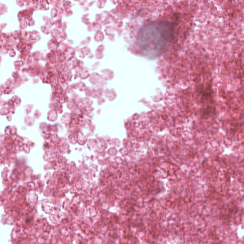
%> input picture module2/Necrosis_crop_14.png, 244 x 244 px
$ octave --eval "result = extract_morphoFeatures(imread('module2/Necrosis_crop_14.png'));"   (GNU Octave 9; MATLAB toolbox functions it lacks are replaced by stand-ins)
%> lines starting %> are read from the running program, lines starting %| are printed output that depends on the picture
function morphoFeatures = extract_morphoFeatures(img)
se = offsetstrel('ball',3, 3);
erodedImg = imerode(img, se);
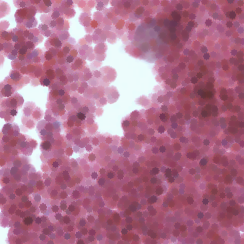
%> erodedImg: size 244x244x3 uint8; mean R, G, B 174.5, 111.6, 139.6
[centers,radii] = imfindcircles(erodedImg,[5 15],'ObjectPolarity','dark', ...
    'Sensitivity',0.85);
%> centers = 16 rows, first 12: [108.7 75.32; 111.1 95.29; 48.5 146; 131.1 125; 88.31 19.56; 11.1 131.6; 26.11 18.3; 3.42 9.42; 8.41 90.64; 144 103.1; 68.15 10.86; 32.63 116]; radii = [7.96; 8.74; 5.78; 9.65; 8.11; 9.27; 9.73; 7.1; 5.92; 6.06; 7.69; 10.8; 9.37; 8.6; 13.69; 12.16]
level = graythresh(erodedImg);
%> level = 0.576
BW = imbinarize(erodedImg, level);
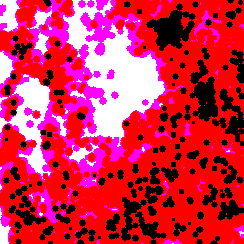
%> BW: size 244x244x3 logical; mean R, G, B 0.827, 0.162, 0.312
s = regionprops(BW, 'Centroid');
%> s = 107 regions; first 5, Centroid: [103.8 108.6 1.6], [26 217 1], [149 229 1], [173 177 1], [179 11 1]
morphoFeatures = [length(centers), length(s)];
%> morphoFeatures = [16 107]
end

$ run again, on module2/Necrosis_crop_15.png
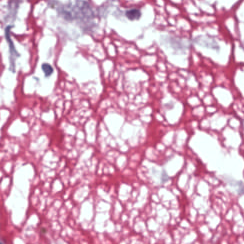
%> input picture module2/Necrosis_crop_15.png, 244 x 244 px
%> in extract_morphoFeatures, `erodedImg = imerode(img, se);`:
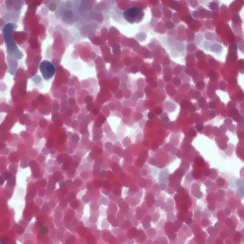
%> erodedImg: size 244x244x3 uint8; mean R, G, B 180.5, 113.8, 151.6
%> centers = [134.4 14.23; 47.24 70.97; 162.1 24.46; 168.7 105.3; 5.94 214.9; 162.9 157.2; 107.3 38.57; 228.1 31.92; 217.7 136.7; 148.7 55.39]; radii = [10.17; 8.71; 10.33; 8.66; 9.19; 10.17; 13.35; 12.91; 8.21; 12.43]
%> level = 0.565
%> in extract_morphoFeatures, `BW = imbinarize(erodedImg, level);`:
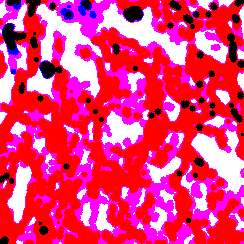
%> BW: size 244x244x3 logical; mean R, G, B 0.941, 0.226, 0.475
%> s = 34 regions; first 5, Centroid: [123 120.8 1.7], [33 2 1], [244 96 1], [1 175 3], [4 39 3]
%> morphoFeatures = [10 34]

$ run again, on module2/Necrosis_crop_20.png
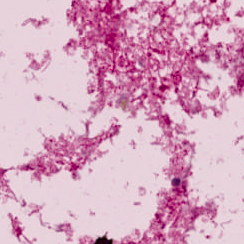
%> input picture module2/Necrosis_crop_20.png, 244 x 244 px
%> in extract_morphoFeatures, `erodedImg = imerode(img, se);`:
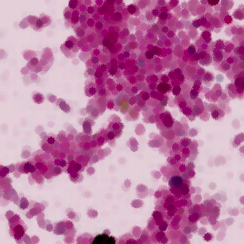
%> erodedImg: size 244x244x3 uint8; mean R, G, B 191.3, 124, 165.4
%> centers = 33 rows, first 12: [38.84 98.84; 76.87 175.6; 24 204.4; 208.3 236.8; 207.1 77.84; 217 113.3; 140.3 130.3; 165.7 121.5; 205.1 57.98; 132.8 10.73; 114.4 127.6; 240.5 14.76]; radii = 33 values, max 14.88 at index 11, min 5.43 at index 17, mean 7.94
%> level = 0.549
%> in extract_morphoFeatures, `BW = imbinarize(erodedImg, level);`:
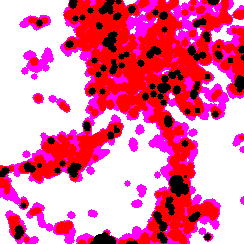
%> BW: size 244x244x3 logical; mean R, G, B 0.924, 0.472, 0.64
%> s = 54 regions; first 5, Centroid: [114.7 130.5 1.9], [116 1 1], [66.7 159.9 3], [70 149 3], [75 157 3]
%> morphoFeatures = [33 54]

$ run again, on module2/Necrosis_crop_25.png
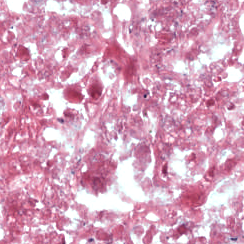
%> input picture module2/Necrosis_crop_25.png, 244 x 244 px
%> in extract_morphoFeatures, `erodedImg = imerode(img, se);`:
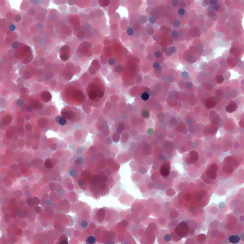
%> erodedImg: size 244x244x3 uint8; mean R, G, B 179.2, 112.1, 148.8
%> centers = 21 rows, first 12: [45.28 97.41; 231.2 106.2; 65.45 53.71; 166.4 171.7; 104.4 217; 23.19 54.74; 192.9 160.3; 126.2 198.9; 99.43 187; 94.82 88.96; 234.6 237.8; 74.62 94.77]; radii = 21 values, max 12.56 at index 12, min 5.33 at index 4, mean 8.17
%> level = 0.565
%> in extract_morphoFeatures, `BW = imbinarize(erodedImg, level);`:
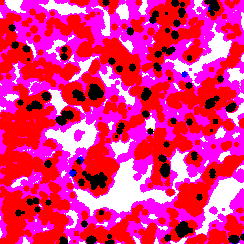
%> BW: size 244x244x3 logical; mean R, G, B 0.934, 0.16, 0.5
%> s = 53 regions; first 5, Centroid: [125.9 122.3 1.7], [5 53.7 3], [1 118.5 3], [2.9 143.7 3], [3.2 167.8 3]
%> morphoFeatures = [21 53]
